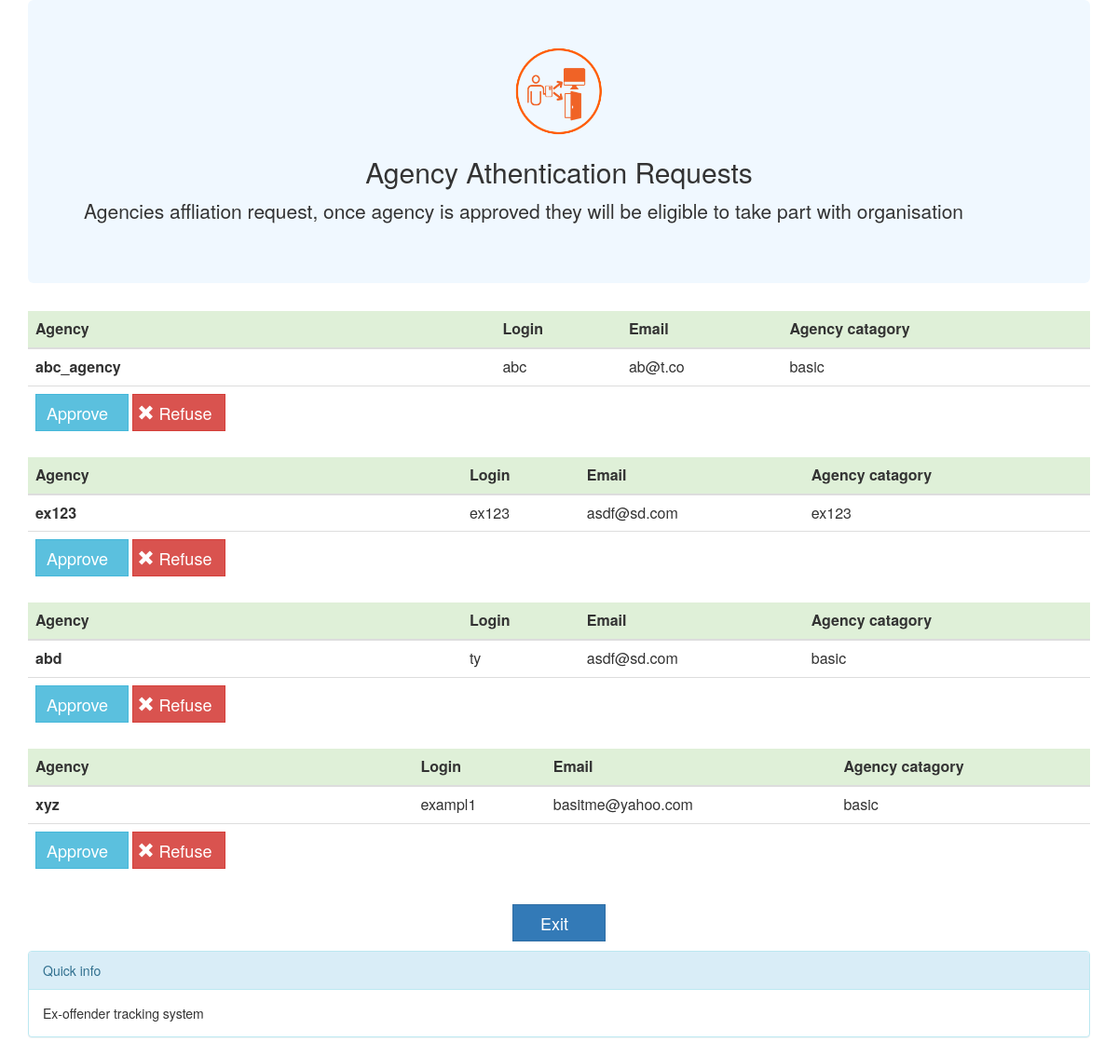
Page /cols/TyProject/requests.php on the committed database.
### tables this page shows
CREATE TABLE `agency_request` (
  `agency_request_id` int(8) NOT NULL,
  `r_agency_login` varchar(32) NOT NULL,
  `r_agency_password` varchar(32) NOT NULL,
  `r_agency_name` varchar(255) NOT NULL,
  `r_agency_type` varchar(255) NOT NULL,
  `r_agency_address` varchar(255) NOT NULL,
  `r_agency_email` varchar(255) NOT NULL,
  `r_agency_contact_person` varchar(255) NOT NULL,
  `r_agency_phone_number` varchar(255) NOT NULL,
  `r_agency_agrement` varchar(255) DEFAULT NULL,
  `r_agency_date` datetime DEFAULT NULL
);

### cols/TyProject/requests.php (the view, shortened to what this page needs)
<html>
<head>
  <link rel="stylesheet" href="http://maxcdn.bootstrapcdn.com/bootstrap/3.3.6/css/bootstrap.min.css">
    </head>
    <body>
    <div id="request_background" class="container">
        <div class="jumbotron">
       <center><img src="agency-bg.png" class="img-rounded" alt="Cinque Terre" width="100" height="100">
           <h2>Agency Athentication Requests</h2>   </center>
    <p>Agencies affliation request, once agency is approved they will be eligible to take part with organisation</p>
  </div>
  <?php
  $queryData = mysql_query("select * from agency_request") or die(mysql_error());
      $query1 = mysql_query("select * from agency_request");
while ($row1 = mysql_fetch_array($query1)) {
?>
    <?php if(mysql_num_rows($queryData) > 0): ?>
<table class="table">
 <thead class="danger">
   <tr class="success">
      <th>Agency</th>
      <th>Login</th>
      <th>Email</th>
      <th>Agency catagory</th>
    </tr>
  </thead>
  <tbody>
    <tr>
      <th scope="row"><?php echo $row1['r_agency_name'];?></th>
      <td ><?php echo $row1['r_agency_login'];?></td>
      <td><?php echo $row1['r_agency_email'];?></td>
      <td><?php echo $row1['r_agency_type'];?> </td>
        </tr>
        <form method="get" action="requests.php">
        <tr><td><?php echo "<a href=\"requests.php?approve={$row1['agency_request_id']}\"><input type=\"button\" class=\"btn btn-info btn-lg submit\" id=\"agency_approve\" name=\"agency_approve\" value = \" Approve \"> </a>  ";?> </input>
        <button type="submit" class="btn btn-danger btn-lg" id="index_1"><span class="glyphicon glyphicon-remove"></span> Refuse</button></td>
       <td> </td><td> </td><td> </td>
        </form>
        </tbody>
         </table>
       <?php else: ?>
        <h1> No request found</h1>
      <?php endif; ?>
   <?php } ?>
 <center>
    <a href="admin.php"><input type="button" value="Exit " class="btn btn-primary btn-lg exit"></a>
    </center>
<div class="panel panel-info">
      <div class="panel-heading">Quick info</div>
      <div class="panel-body">Ex-offender tracking system</div>
    </div>
</div>
</body>
</html>

### cols/TyProject/requests.php (style rules this page uses)
.jumbotron { background-color: aliceblue; }
.exit { margin: 10px; width: 80px; height: 40px; border: fix; padding: 0px; border-radius: 0px; }
.btn { width: 100px; height: 40px; border: fix; padding: 0px; padding-right: 10px; border-radius: 0px; }

### rows in the picture
agency_request: r_agency_name "abc_agency", r_agency_login "abc", r_agency_email "ab@t.co", r_agency_type "basic"
agency_request: r_agency_name "ex123", r_agency_login "ex123", r_agency_email "asdf@sd.com", r_agency_type "ex123"
agency_request: r_agency_name "abd", r_agency_login "ty", r_agency_email "asdf@sd.com", r_agency_type "basic"
agency_request: r_agency_name "xyz", r_agency_login "exampl1", r_agency_email "basitme@yahoo.com", r_agency_type "basic"
